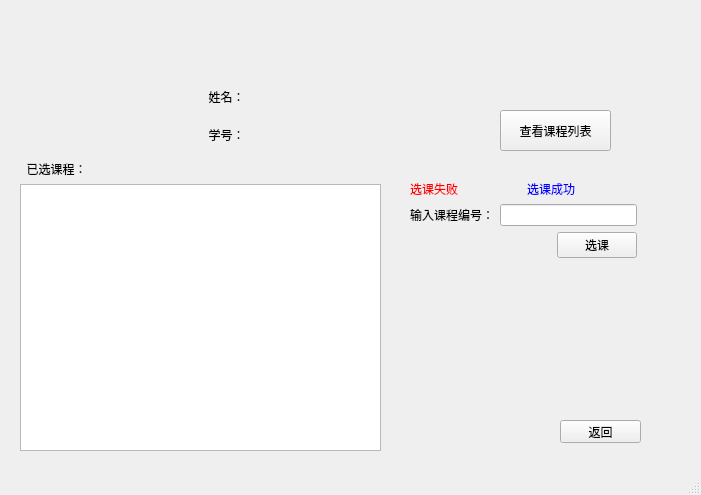
<?xml version="1.0" encoding="UTF-8"?>
<ui version="4.0">
 <class>SC</class>
 <widget class="QMainWindow" name="SC">
  <property name="geometry">
   <rect>
    <x>0</x>
    <y>0</y>
    <width>701</width>
    <height>495</height>
   </rect>
  </property>
  <property name="windowTitle">
   <string>选课系统</string>
  </property>
  <widget class="QWidget" name="centralwidget">
   <widget class="QWidget" name="layoutWidget">
    <property name="geometry">
     <rect>
      <x>180</x>
      <y>80</y>
      <width>191</width>
      <height>71</height>
     </rect>
    </property>
    <layout class="QVBoxLayout" name="verticalLayout">
     <item>
      <layout class="QHBoxLayout" name="horizontalLayout">
       <item>
        <widget class="QLabel" name="label">
         <property name="text">
          <string>姓名：</string>
         </property>
         <property name="alignment">
          <set>Qt::AlignCenter</set>
         </property>
        </widget>
       </item>
       <item>
        <widget class="QLabel" name="label_name">
         <property name="text">
          <string/>
         </property>
        </widget>
       </item>
      </layout>
     </item>
     <item>
      <layout class="QHBoxLayout" name="horizontalLayout_2">
       <item>
        <widget class="QLabel" name="label_3">
         <property name="text">
          <string>学号：</string>
         </property>
         <property name="alignment">
          <set>Qt::AlignCenter</set>
         </property>
        </widget>
       </item>
       <item>
        <widget class="QLabel" name="label_no">
         <property name="text">
          <string/>
         </property>
         <property name="alignment">
          <set>Qt::AlignLeading|Qt::AlignLeft|Qt::AlignVCenter</set>
         </property>
        </widget>
       </item>
      </layout>
     </item>
    </layout>
   </widget>
   <widget class="QWidget" name="verticalLayoutWidget">
    <property name="geometry">
     <rect>
      <x>20</x>
      <y>160</y>
      <width>361</width>
      <height>291</height>
     </rect>
    </property>
    <layout class="QVBoxLayout" name="verticalLayout_2">
     <item>
      <widget class="QLabel" name="label_2">
       <property name="text">
        <string>  已选课程：</string>
       </property>
      </widget>
     </item>
     <item>
      <widget class="QTableWidget" name="tableWidget"/>
     </item>
    </layout>
   </widget>
   <widget class="QWidget" name="layoutWidget">
    <property name="geometry">
     <rect>
      <x>410</x>
      <y>180</y>
      <width>227</width>
      <height>231</height>
     </rect>
    </property>
    <layout class="QGridLayout" name="gridLayout">
     <item row="1" column="0">
      <layout class="QVBoxLayout" name="verticalLayout_3">
       <item>
        <layout class="QHBoxLayout" name="horizontalLayout_3">
         <item>
          <widget class="QLabel" name="label_5">
           <property name="text">
            <string>输入课程编号：</string>
           </property>
           <property name="alignment">
            <set>Qt::AlignCenter</set>
           </property>
          </widget>
         </item>
         <item>
          <widget class="QLineEdit" name="lineEdit"/>
         </item>
        </layout>
       </item>
      </layout>
     </item>
     <item row="3" column="0">
      <spacer name="verticalSpacer">
       <property name="orientation">
        <enum>Qt::Vertical</enum>
       </property>
       <property name="sizeHint" stdset="0">
        <size>
         <width>20</width>
         <height>40</height>
        </size>
       </property>
      </spacer>
     </item>
     <item row="0" column="0">
      <layout class="QHBoxLayout" name="horizontalLayout_5">
       <item>
        <widget class="QLabel" name="label_error">
         <property name="styleSheet">
          <string notr="true">color: rgb(255, 0, 0);</string>
         </property>
         <property name="text">
          <string>选课失败</string>
         </property>
        </widget>
       </item>
       <item>
        <widget class="QLabel" name="label_success">
         <property name="styleSheet">
          <string notr="true">color: rgb(0, 0, 255);</string>
         </property>
         <property name="text">
          <string>选课成功</string>
         </property>
        </widget>
       </item>
      </layout>
     </item>
     <item row="2" column="0">
      <layout class="QHBoxLayout" name="horizontalLayout_4">
       <item>
        <spacer name="horizontalSpacer">
         <property name="orientation">
          <enum>Qt::Horizontal</enum>
         </property>
         <property name="sizeHint" stdset="0">
          <size>
           <width>40</width>
           <height>20</height>
          </size>
         </property>
        </spacer>
       </item>
       <item>
        <widget class="QPushButton" name="pushButton_2">
         <property name="text">
          <string>选课</string>
         </property>
        </widget>
       </item>
      </layout>
     </item>
    </layout>
   </widget>
   <widget class="QLabel" name="label_4">
    <property name="geometry">
     <rect>
      <x>20</x>
      <y>10</y>
      <width>161</width>
      <height>141</height>
     </rect>
    </property>
    <property name="styleSheet">
     <string notr="true">image: url(:/new/prefix1/frog.jpg);</string>
    </property>
    <property name="text">
     <string/>
    </property>
   </widget>
   <widget class="QPushButton" name="pushButton">
    <property name="geometry">
     <rect>
      <x>500</x>
      <y>110</y>
      <width>111</width>
      <height>41</height>
     </rect>
    </property>
    <property name="text">
     <string>查看课程列表</string>
    </property>
   </widget>
   <widget class="QPushButton" name="pushButton_3">
    <property name="geometry">
     <rect>
      <x>560</x>
      <y>420</y>
      <width>81</width>
      <height>23</height>
     </rect>
    </property>
    <property name="text">
     <string>返回</string>
    </property>
   </widget>
  </widget>
  <widget class="QMenuBar" name="menubar">
   <property name="geometry">
    <rect>
     <x>0</x>
     <y>0</y>
     <width>701</width>
     <height>23</height>
    </rect>
   </property>
  </widget>
  <widget class="QStatusBar" name="statusbar"/>
 </widget>
 <resources>
  <include location="frog.qrc"/>
 </resources>
 <connections>
  <connection>
   <sender>pushButton</sender>
   <signal>clicked()</signal>
   <receiver>SC</receiver>
   <slot>course_button()</slot>
   <hints>
    <hint type="sourcelabel">
     <x>337</x>
     <y>200</y>
    </hint>
    <hint type="destinationlabel">
     <x>858</x>
     <y>459</y>
    </hint>
   </hints>
  </connection>
  <connection>
   <sender>pushButton_2</sender>
   <signal>clicked()</signal>
   <receiver>SC</receiver>
   <slot>sc_button()</slot>
   <hints>
    <hint type="sourcelabel">
     <x>416</x>
     <y>256</y>
    </hint>
    <hint type="destinationlabel">
     <x>831</x>
     <y>463</y>
    </hint>
   </hints>
  </connection>
  <connection>
   <sender>pushButton_3</sender>
   <signal>clicked()</signal>
   <receiver>SC</receiver>
   <slot>back_button()</slot>
   <hints>
    <hint type="sourcelabel">
     <x>546</x>
     <y>430</y>
    </hint>
    <hint type="destinationlabel">
     <x>888</x>
     <y>495</y>
    </hint>
   </hints>
  </connection>
 </connections>
 <slots>
  <slot>course_button()</slot>
  <slot>sc_button()</slot>
  <slot>back_button()</slot>
 </slots>
</ui>
